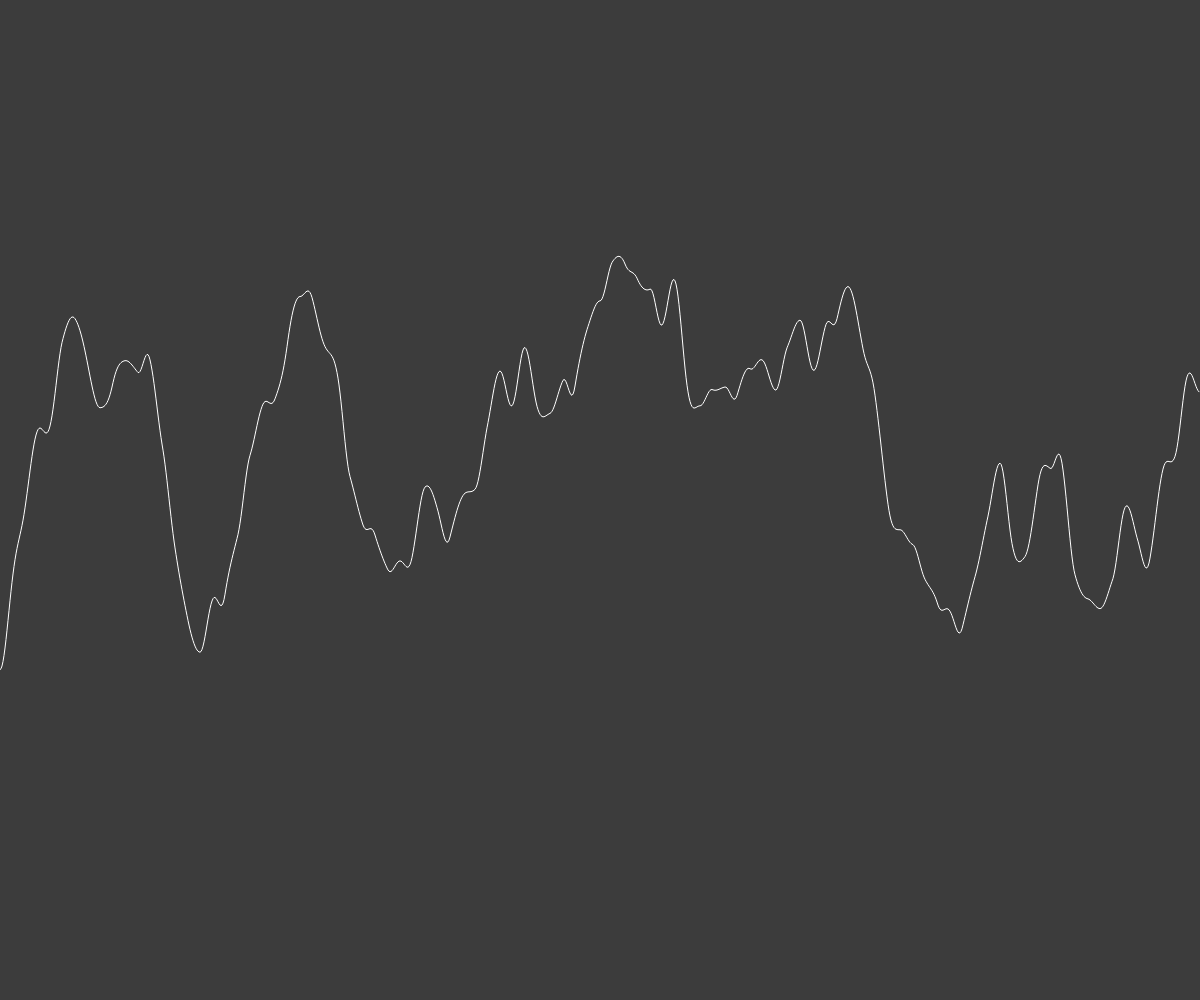
Frame 1 (no input)
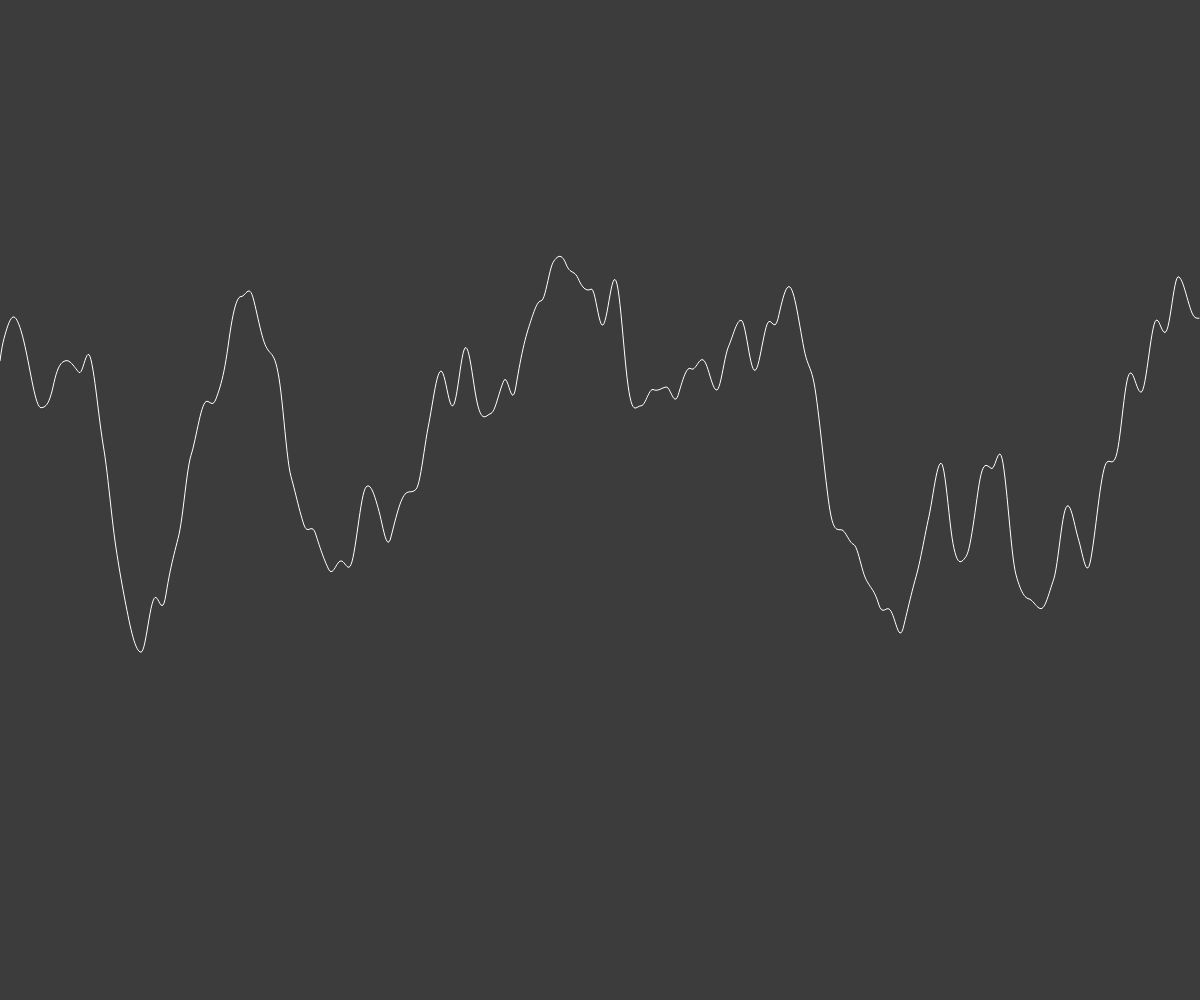
Frame 60 (no input)
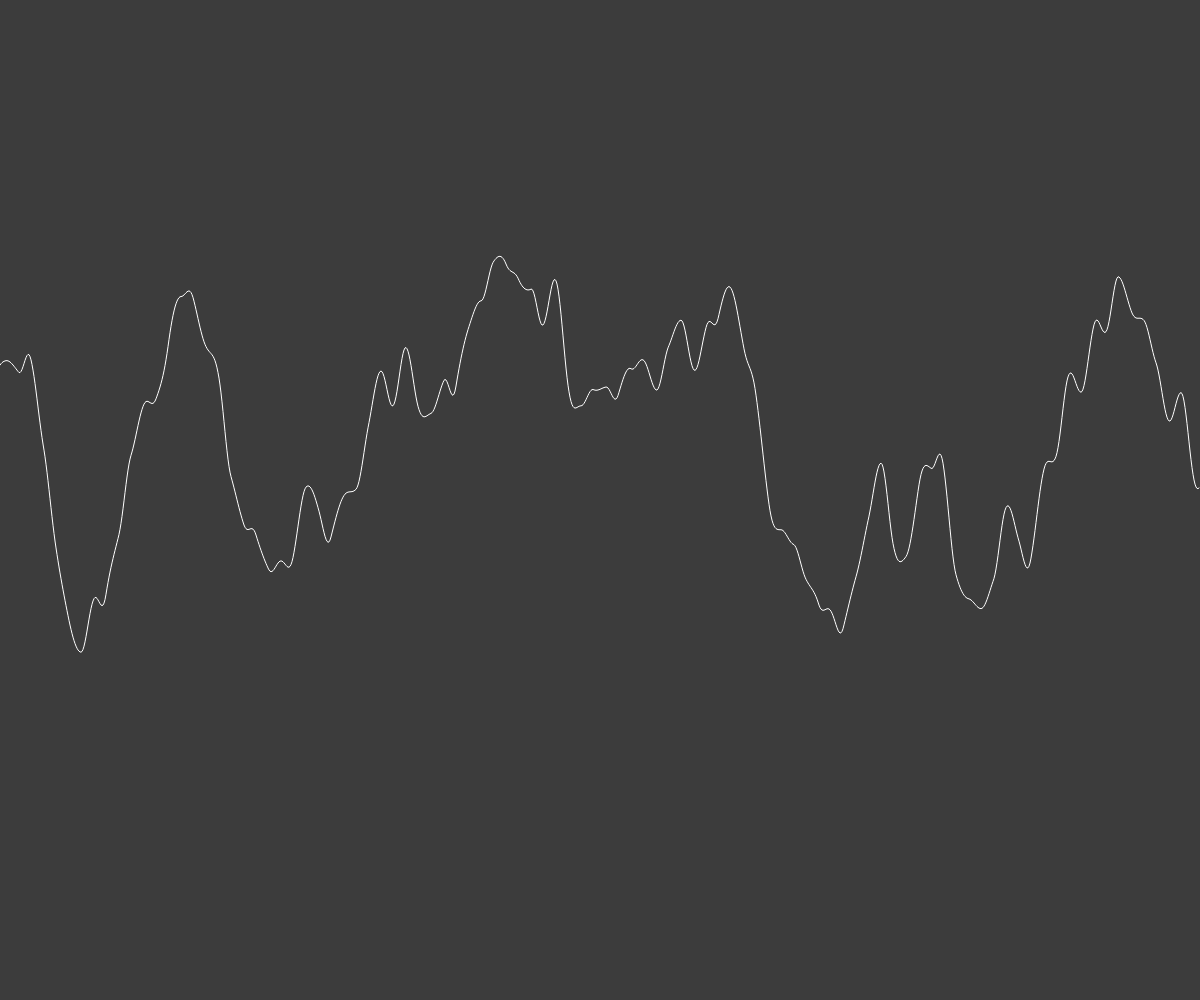
Frame 120 (the mouse pressed at the canvas centre since frame 60)

The p5.js sketch that drew these frames (run headless with seeded random() and noise() and a simulated clock; from frame 60 on, the mouse is pressed at the canvas centre):

// p5.js sketch
// ── sketch.js
var canvas;
var x = 0;
var xSpeed = 0;
//var xOffset = 0;
var inc = 0.01
var start = 0;
function windowResized(){
    resizeCanvas(windowWidth,windowHeight)
}

function setup(){
    canvas = createCanvas(windowWidth,windowHeight)
    canvas.position(0,0);
    canvas.style('z-index','-1');
}

function draw(){
    background(60);
    stroke(255);
    noFill();
    beginShape();
    var xOff = start;
    for (var x = 0; x<windowWidth;x++){
        stroke(255);
       
        var y = noise(xOff)*windowHeight
        vertex(x,y)
        xOff += inc
    }
    endShape();
    start += inc;
  //  noLoop();
 /*   var x = map(noise(xSpeed),0,1,0,windowWidth)
    var y = map(noise(xOffset),0,1,0,windowHeight)
    xSpeed += 0.01;
    xOffset += 0.02;
    ellipse(x,y,50,50)
*/}
